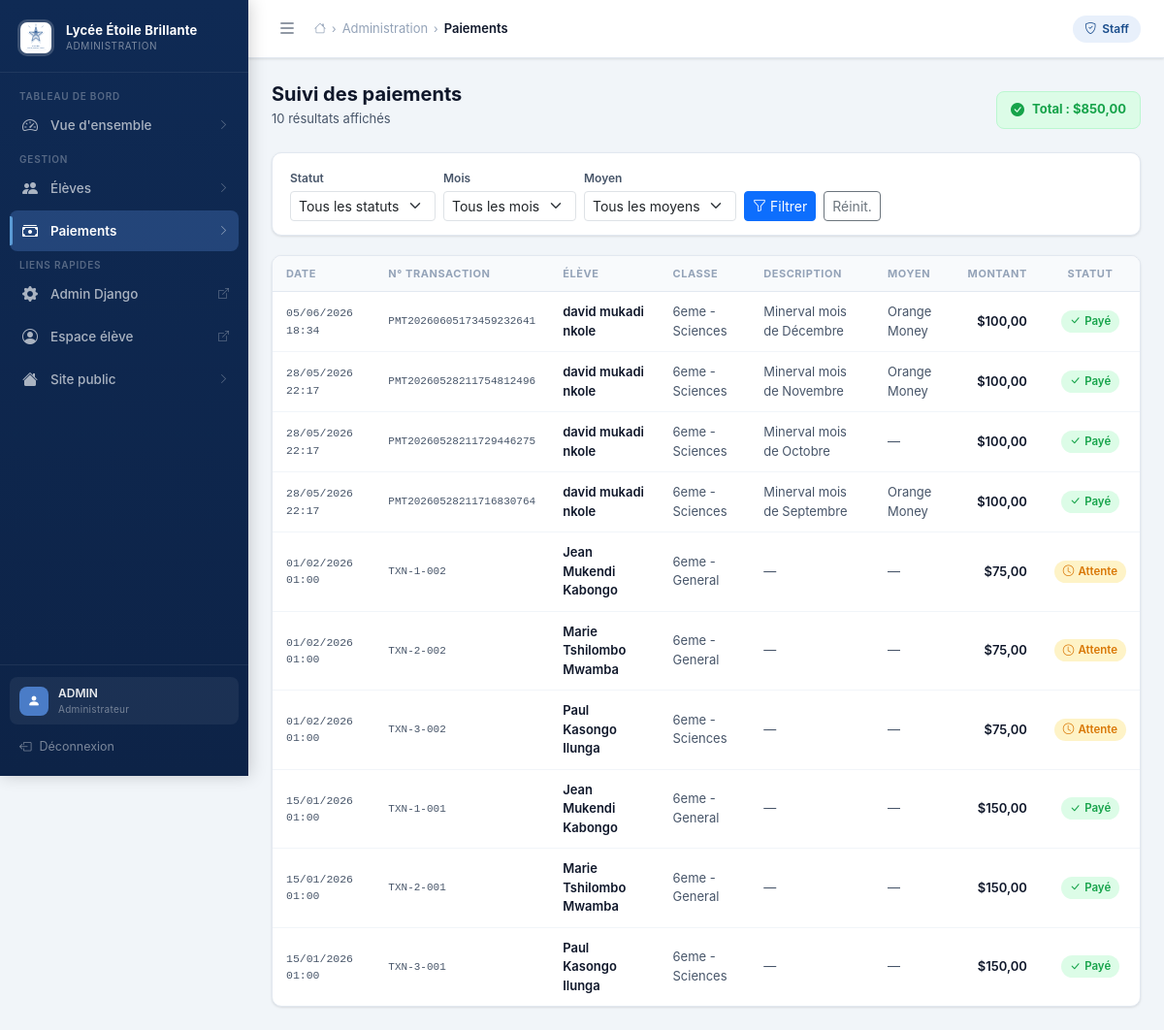
/administration/paiements/ (signed in), run on the app's committed database.
### accounts/models.py (models this page shows, shortened)
class User(AbstractBaseUser, PermissionsMixin):
    identifiant = models.CharField(max_length=50, unique=True)
    is_active = models.BooleanField(default=True)
    is_staff = models.BooleanField(default=False)
    password_created = models.BooleanField(default=False)
    objects = UserManager()
    USERNAME_FIELD = "identifiant"
    REQUIRED_FIELDS = []
    class Meta:
        verbose_name = "utilisateur"
        verbose_name_plural = "utilisateurs"

class Eleve(models.Model):
    user = models.OneToOneField(User, on_delete=models.CASCADE, related_name="eleve")
    nom = models.CharField(max_length=100)
    postnom = models.CharField(max_length=100)
    prenom = models.CharField(max_length=100)
    classe = models.ForeignKey(Classe, on_delete=models.SET_NULL, null=True, blank=True)
    class Meta:
        verbose_name = "élève"
        verbose_name_plural = "élèves"
    @property
    def nom_complet(self):
        return f"{self.prenom} {self.nom} {self.postnom}"

class Classe(models.Model):
    niveau = models.CharField(max_length=100)
    departement = models.CharField(max_length=100)
    class Meta:
        verbose_name = "classe"
        verbose_name_plural = "classes"
    def __str__(self):
        return f"{self.niveau} - {self.departement}"

### payments/models.py (models this page shows, shortened)
class Paiement(models.Model):
    MODE_CHOICES = [
        ("orange", "Orange Money"),
        ("airtel", "Airtel Money"),
        ("mpesa", "M-Pesa"),
    ]
    STATUT_CHOICES = [
        ("en_attente", "En attente"),
        ("paye", "Payé"),
        ("echec", "Échec"),
    ]
    eleve = models.ForeignKey(Eleve, on_delete=models.CASCADE, related_name="paiements")
    frais = models.ForeignKey(FraisScolaire, null=True, blank=True, on_delete=models.PROTECT, related_name="paiements")
    moyen_paiement = models.CharField(max_length=20, choices=MODE_CHOICES, null=True, blank=True)
    montant = models.DecimalField(max_digits=10, decimal_places=2, editable=False, null=True, blank=True)
    description = models.CharField(max_length=255, blank=True)
    statut = models.CharField(max_length=20, choices=STATUT_CHOICES, default="paye")
    date_paiement = models.DateTimeField(auto_now_add=True)
    numero_transaction = models.CharField(max_length=100, unique=True, blank=True)
    class Meta:
        verbose_name = "paiement"
        verbose_name_plural = "paiements"
        ordering = ["-date_paiement"]
        unique_together = ("eleve", "frais")

### admin_panel/views.py (the view)
# urls.py: path("paiements/", views.PaiementsAdminView.as_view(), name="paiements"),
@staff_required_dispatch
class PaiementsAdminView(View):
    template_name = "admin_panel/paiements.html"
    def get(self, request):
        statut = request.GET.get("statut")
        mois = request.GET.get("mois")
        moyen = request.GET.get("moyen")
        qs = Paiement.objects.select_related("eleve", "frais", "eleve__classe").order_by("-date_paiement")
        if statut:
            qs = qs.filter(statut=statut)
        if mois:
            qs = qs.filter(frais__mois=mois)
        if moyen:
            qs = qs.filter(moyen_paiement=moyen)
        total_filtre = qs.filter(statut="paye").aggregate(total=Sum("montant"))["total"] or 0
        context = {
            "paiements": qs[:200],
            "total_filtre": total_filtre,
            "statut_choices": Paiement.STATUT_CHOICES,
            "mode_choices": Paiement.MODE_CHOICES,
            "mois_choices": FraisScolaire.MOIS_CHOICES,
            "statut_actif": statut,
            "mois_actif": mois,
            "moyen_actif": moyen,
        }
        return render(request, self.template_name, context)

### admin_panel/views.py (called while the page is built)
def staff_required_dispatch(cls):
    original_dispatch = cls.dispatch
    def dispatch(self, request, *args, **kwargs):
        if not request.user.is_authenticated or not request.user.is_staff:
            return redirect(f"/administration/connexion/?next={request.path}")
        return original_dispatch(self, request, *args, **kwargs)
    cls.dispatch = dispatch
    return cls

### templates/admin_panel/paiements.html (shortened to what this page needs)
{% extends "admin_panel/base_admin.html" %}
{% block nav_paiements %}active{% endblock %}
{% block breadcrumb_extra %}
<span class="breadcrumb-sep">›</span>
<span class="breadcrumb-item current">Paiements</span>
{% endblock %}
{% block content %}
<div class="page-header">
    <div class="page-header-left">
        <h1 class="page-title">Suivi des paiements</h1>
        <p class="page-subtitle">{{ paiements|length }} résultat{{ paiements|length|pluralize }} affiché{{ paiements|length|pluralize }}</p>
    </div>
    {% if total_filtre > 0 %}
    <div style="display:flex;align-items:center;gap:8px;background:#dcfce7;border:1px solid #bbf7d0;padding:8px 14px;border-radius:8px;">
        <i class="bi bi-check-circle-fill" style="color:#16a34a;"></i>
        <span style="font-size:13px;font-weight:700;color:#16a34a;">Total : ${{ total_filtre|floatformat:2 }}</span>
    </div>
    {% endif %}
</div>
<div class="filter-bar">
    <form method="get" class="row g-2 align-items-end">
        <div class="col-12 col-sm-auto">
            <label class="form-label mb-1" style="font-size:12px;font-weight:600;color:#475569;">Statut</label>
            <select name="statut" class="form-select form-select-sm">
                <option value="">Tous les statuts</option>
            </select>
        </div>
        <div class="col-12 col-sm-auto">
            <label class="form-label mb-1" style="font-size:12px;font-weight:600;color:#475569;">Mois</label>
            <select name="mois" class="form-select form-select-sm">
                <option value="">Tous les mois</option>
            </select>
        </div>
        <div class="col-12 col-sm-auto">
            <label class="form-label mb-1" style="font-size:12px;font-weight:600;color:#475569;">Moyen</label>
            <select name="moyen" class="form-select form-select-sm">
                <option value="">Tous les moyens</option>
            </select>
        </div>
        <div class="col-12 col-sm-auto">
            <button type="submit" class="btn btn-sm btn-primary"><i class="bi bi-funnel me-1"></i>Filtrer</button>
            <a href="{% url 'admin_panel:paiements' %}" class="btn btn-sm btn-outline-secondary ms-1">Réinit.</a>
        </div>
    </form>
</div>
<div class="admin-card">
    <div style="overflow-x:auto;">
        <table class="admin-table">
            <thead><tr>
                <th>Date</th>
                <th>N° Transaction</th>
                <th>Élève</th>
                <th>Classe</th>
                <th>Description</th>
                <th>Moyen</th>
                <th class="text-end">Montant</th>
                <th class="text-center">Statut</th>
            </tr></thead>
            <tbody>
            {% for p in paiements %}
            <tr>
                <td class="mono">{{ p.date_paiement|date:"d/m/Y H:i" }}</td>
                <td class="mono" style="font-size:11px;">{{ p.numero_transaction }}</td>
                <td class="fw-med">{{ p.eleve.nom_complet }}</td>
                <td>{{ p.eleve.classe|default:"—" }}</td>
                <td>{{ p.description|default:"—" }}</td>
                <td>{{ p.get_moyen_paiement_display|default:"—" }}</td>
                <td class="text-end fw-med">${{ p.montant|floatformat:2 }}</td>
                <td class="text-center">
                    {% if p.statut == "paye" %}<span class="status-badge paye"><i class="bi bi-check-lg"></i>Payé</span>
                    {% elif p.statut == "en_attente" %}<span class="status-badge attente"><i class="bi bi-clock"></i>Attente</span>
                    {% else %}<span class="status-badge echec"><i class="bi bi-x-lg"></i>Échec</span>{% endif %}
                </td>
            </tr>
            {% empty %}
            <tr><td colspan="8"><div class="empty-state"><i class="bi bi-inbox"></i><p>Aucun paiement trouvé</p></div></td></tr>
            {% endfor %}
            </tbody>
        </table>
    </div>
</div>
{% endblock %}

### templates/admin_panel/base_admin.html (shortened to what this page needs)
{% load static %}
<!DOCTYPE html>
<html lang="fr">
<head>
    <link href="https://cdn.jsdelivr.net/npm/bootstrap@5.3.3/dist/css/bootstrap.min.css" rel="stylesheet">
    <link rel="stylesheet" href="https://cdn.jsdelivr.net/npm/bootstrap-icons@1.11.3/font/bootstrap-icons.min.css">
    <link rel="stylesheet" href="{% static 'css/admin.css' %}">
</head>
<body class="admin-body">
<div class="admin-wrapper">
    <aside class="admin-sidebar" id="adminSidebar">
        <a href="{% url 'admin_panel:index' %}" class="sidebar-header">
            <img src="{% static 'img/logo-ecole.svg' %}" alt="Logo" class="sidebar-logo">
            <div class="sidebar-brand">
                <span class="brand-main">Lycée Étoile Brillante</span>
                <span class="brand-sub">Administration</span>
            </div>
        </a>
        <nav class="sidebar-nav">
            <span class="nav-group-label">Tableau de bord</span>
            <a href="{% url 'admin_panel:index' %}" class="sidebar-link {% block nav_dashboard %}{% endblock %}">
                <i class="bi bi-speedometer2 nav-icon"></i>
                <span>Vue d'ensemble</span>
                <i class="bi bi-chevron-right nav-arrow"></i>
            </a>
            <span class="nav-group-label">Gestion</span>
            <a href="{% url 'admin_panel:eleves' %}" class="sidebar-link {% block nav_eleves %}{% endblock %}">
                <i class="bi bi-people-fill nav-icon"></i>
                <span>Élèves</span>
                <i class="bi bi-chevron-right nav-arrow"></i>
            </a>
            <a href="{% url 'admin_panel:paiements' %}" class="sidebar-link {% block nav_paiements %}{% endblock %}">
                <i class="bi bi-cash-stack nav-icon"></i>
                <span>Paiements</span>
                <i class="bi bi-chevron-right nav-arrow"></i>
            </a>
            <span class="nav-group-label">Liens rapides</span>
            <a href="{% url 'admin:index' %}" class="sidebar-link" target="_blank">
                <i class="bi bi-gear-fill nav-icon"></i>
                <span>Admin Django</span>
                <i class="bi bi-box-arrow-up-right nav-arrow"></i>
            </a>
            <a href="{% url 'dashboard:index' %}" class="sidebar-link" target="_blank">
                <i class="bi bi-person-circle nav-icon"></i>
                <span>Espace élève</span>
                <i class="bi bi-box-arrow-up-right nav-arrow"></i>
            </a>
            <a href="{% url 'home' %}" class="sidebar-link">
                <i class="bi bi-house-fill nav-icon"></i>
                <span>Site public</span>
                <i class="bi bi-chevron-right nav-arrow"></i>
            </a>
        </nav>
        <div class="sidebar-footer">
            <div class="sidebar-user">
                <div class="user-avatar"><i class="bi bi-person-fill"></i></div>
                <div class="user-info">
                    <div class="user-name">{{ request.user.identifiant }}</div>
                    <div class="user-role">Administrateur</div>
                </div>
            </div>
            <form method="post" action="{% url 'accounts:signout' %}">
                <button type="submit" class="sidebar-signout">
                    <i class="bi bi-box-arrow-left"></i>
                    <span class="signout-text">Déconnexion</span>
                </button>
            </form>
        </div>
    </aside>
    <div class="admin-main" id="adminMain">
        <header class="admin-topbar">
            <button class="topbar-toggle" id="sidebarToggle" aria-label="Ouvrir/fermer le menu">
                <i class="bi bi-list"></i>
            </button>
            <div class="topbar-breadcrumb">
                <span class="breadcrumb-item">
                    <i class="bi bi-house" style="font-size:12px;"></i>
                </span>
                <span class="breadcrumb-sep">›</span>
                <span class="breadcrumb-item">Administration</span>
                {% block breadcrumb_extra %}{% endblock %}
            </div>
            <div class="topbar-right">
                <div class="topbar-badge">
                    <i class="bi bi-shield-check"></i>
                    Staff
                </div>
            </div>
        </header>
        <main class="admin-content">
            {% block content %}{% endblock %}
        </main>
    </div>
</div>
</body>
</html>

### data on the page
User: user.identifiant "ADMIN"
Paiement: date_paiement "05/06/2026 18:34", numero_transaction "PMT20260605173459232641", eleve.nom_complet "david mukadi nkole", eleve.classe "6eme - Sciences", description "Minerval mois de Décembre", moyen_paiement "Orange Money", montant "100,00", statut "paye" (drawn)
Paiement: date_paiement "28/05/2026 22:17", numero_transaction "PMT20260528211754812496", eleve.nom_complet "david mukadi nkole", eleve.classe "6eme - Sciences", description "Minerval mois de Novembre", moyen_paiement "Orange Money", montant "100,00", statut "paye" (drawn)
Paiement: date_paiement "28/05/2026 22:17", numero_transaction "PMT20260528211729446275", eleve.nom_complet "david mukadi nkole", eleve.classe "6eme - Sciences", description "Minerval mois de Octobre", moyen_paiement "—", montant "100,00", statut "paye" (drawn)
Paiement: date_paiement "28/05/2026 22:17", numero_transaction "PMT20260528211716830764", eleve.nom_complet "david mukadi nkole", eleve.classe "6eme - Sciences", description "Minerval mois de Septembre", moyen_paiement "Orange Money", montant "100,00", statut "paye" (drawn)
Paiement: date_paiement "01/02/2026 01:00", numero_transaction "TXN-1-002", eleve.nom_complet "Jean Mukendi Kabongo", eleve.classe "6eme - General", description "—", moyen_paiement "—", montant "75,00", statut "en_attente" (drawn)
Paiement: date_paiement "01/02/2026 01:00", numero_transaction "TXN-2-002", eleve.nom_complet "Marie Tshilombo Mwamba", eleve.classe "6eme - General", description "—", moyen_paiement "—", montant "75,00", statut "en_attente" (drawn)
Paiement: date_paiement "01/02/2026 01:00", numero_transaction "TXN-3-002", eleve.nom_complet "Paul Kasongo Ilunga", eleve.classe "6eme - Sciences", description "—", moyen_paiement "—", montant "75,00", statut "en_attente" (drawn)
Paiement: date_paiement "15/01/2026 01:00", numero_transaction "TXN-1-001", eleve.nom_complet "Jean Mukendi Kabongo", eleve.classe "6eme - General", description "—", moyen_paiement "—", montant "150,00", statut "paye" (drawn)
Paiement: date_paiement "15/01/2026 01:00", numero_transaction "TXN-2-001", eleve.nom_complet "Marie Tshilombo Mwamba", eleve.classe "6eme - General", description "—", moyen_paiement "—", montant "150,00", statut "paye" (drawn)
Paiement: date_paiement "15/01/2026 01:00", numero_transaction "TXN-3-001", eleve.nom_complet "Paul Kasongo Ilunga", eleve.classe "6eme - Sciences", description "—", moyen_paiement "—", montant "150,00", statut "paye" (drawn)

### other printed values
{{ paiements|length }} "10"
{{ total_filtre|floatformat:2 }} "850,00"
